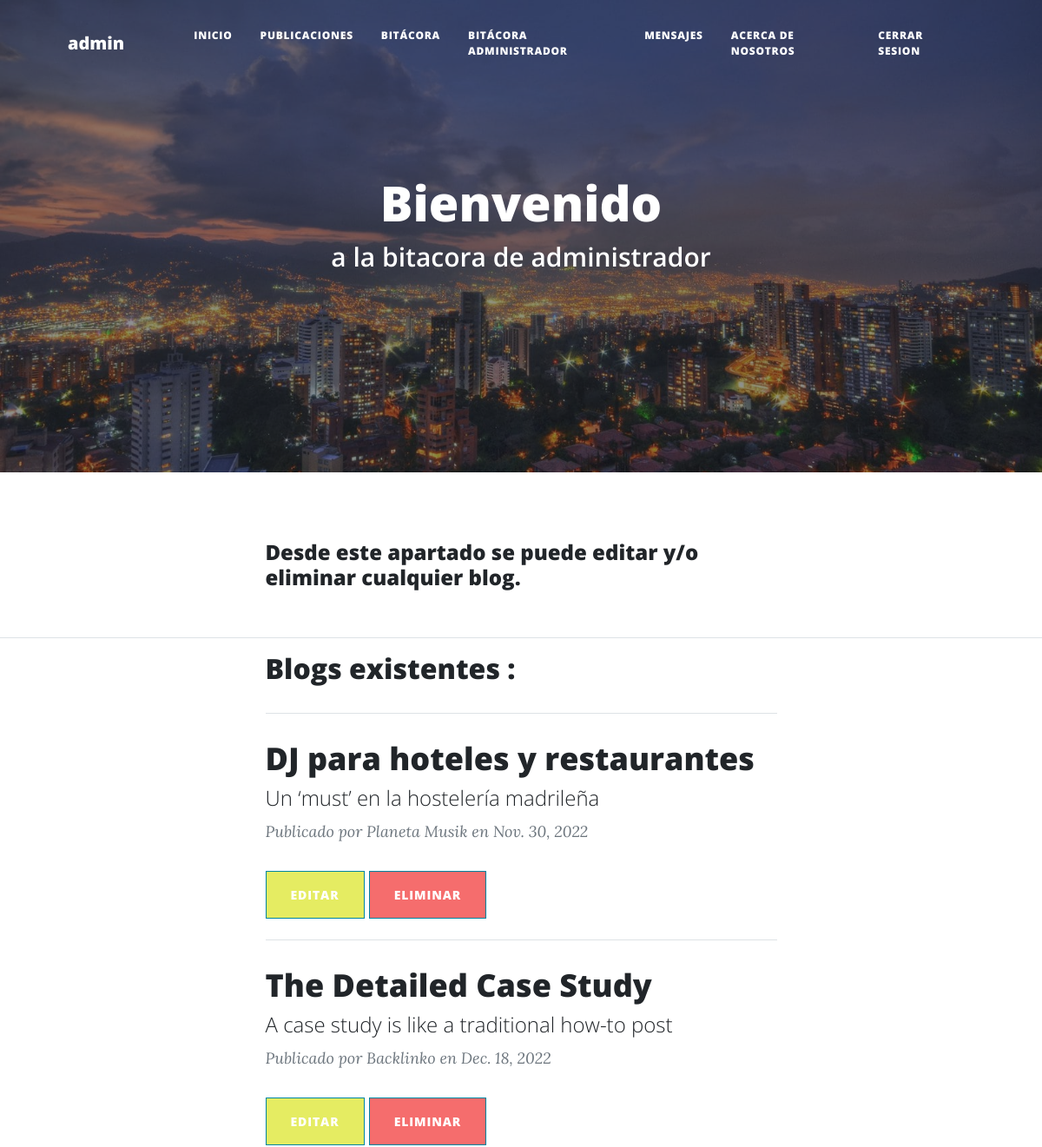
The page /bitacoraadmin (signed in, upper part) on the database as committed earlier.
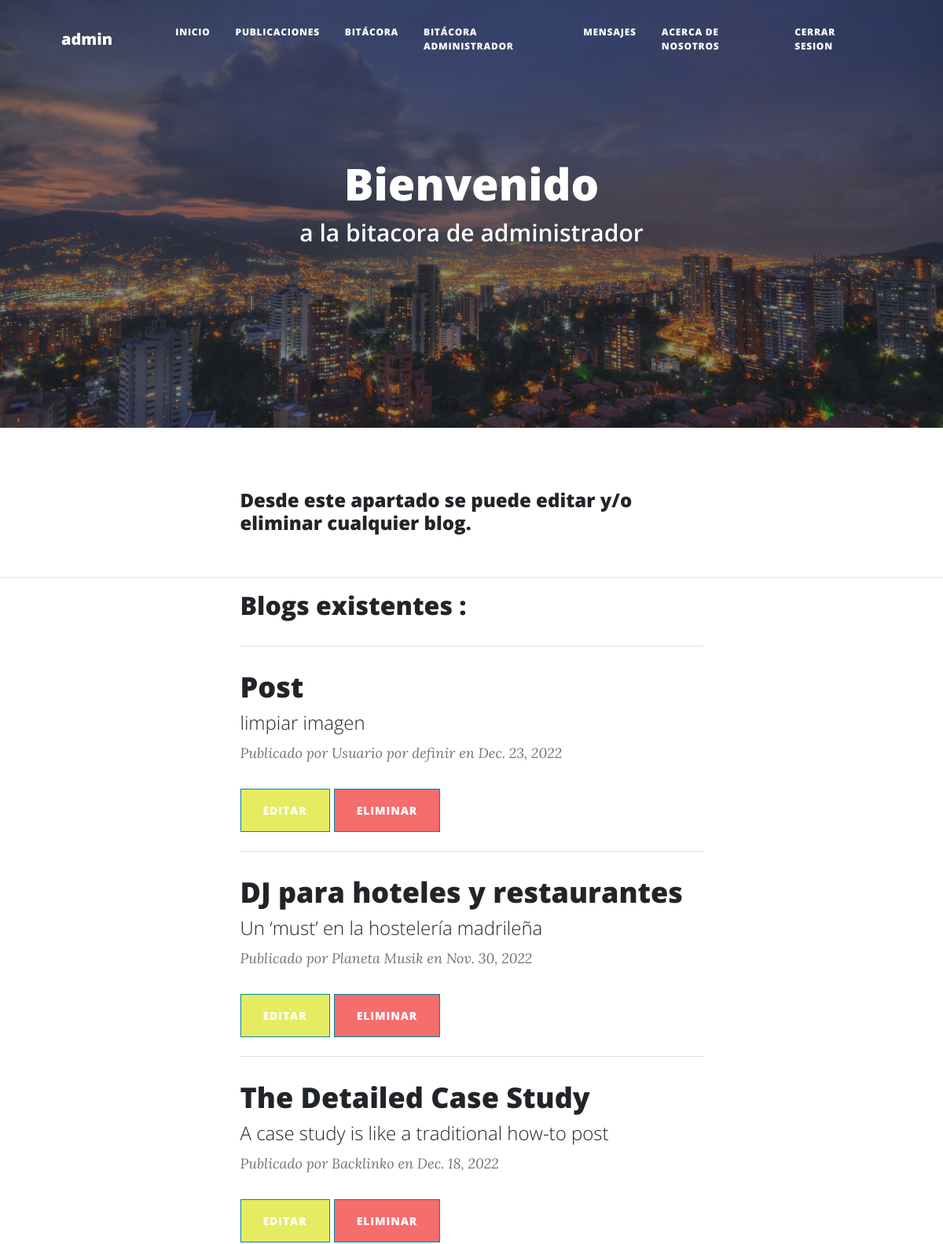
The same page on the database as committed later.
### blog/models.py (models this page shows, shortened)
class Post(models.Model):
    titulo = models.CharField(max_length=255)
    subtitulo = models.CharField(max_length=255)
    cuerpo = RichTextUploadingField() # CKEditor Rich Text Field
    imagen = models.ImageField(upload_to='media', blank=True)
    autor = models.CharField(max_length=255)
    fecha = models.DateField()

### blog/views.py (the view)
# urls.py: path("bitacoraadmin", bitacora_admin, name= "bitacora_admin"),
@ login_required
def bitacora_admin(request):
    blogs = Post.objects.all().order_by("-id") # Consulta por id, de mayor a menor (ORDER BY id DESC en SQL)
    return render(request, "bitacoraadmin.html", {"blogs": blogs, "avatar": obtenerAvatar(request)})

### usuarios/views.py (called while the page is built)
def obtenerAvatar(request):
    if request.user.is_authenticated:
        lista = Perfil.objects.filter(user=request.user)
        if len(lista)!=0:
            imagen = lista[0].avatar.url
        else:
            imagen = ""
    else:
        imagen = ""
    return imagen

### blog/templates/bitacoraadmin.html (shortened to what this page needs)
{% extends "padre.html" %}
{% load static %}
{% block encabezado %}
    <header class="masthead" style="background-image: url('../static/assets/img/medellin.jpg')">
        <div class="container position-relative px-4 px-lg-5">
            <div class="row gx-4 gx-lg-5 justify-content-center">
                <div class="col-md-10 col-lg-8 col-xl-7">
                    <div class="post-heading">
                        <h1 style="color: white; text-align: center;">Bienvenido</h1>
                        <h2 class="subheading" style="color: white; text-align: center;">a la bitacora de administrador</h2>
                    </div>
                </div>
            </div>
        </div>
    </header>
{% endblock %}
{% block contenido %}
<br>
<div class="container px-4 px-lg-5">
    <div class="row gx-4 gx-lg-5 justify-content-center">
        <div class="col-md-10 col-lg-8 col-xl-7">
            <h4>Desde este apartado se puede editar y/o eliminar cualquier blog. </h4>
        </div>
    </div>
</div>
<br>
<hr>
<div class="container px-4 px-lg-5">
    <div class="row gx-4 gx-lg-5 justify-content-center">
        <div class="col-md-10 col-lg-8 col-xl-7">
            <h2>Blogs existentes :</h2>
        </div>
    </div>
</div>
    {% if blogs %}
        <div class="container px-4 px-lg-5">
            <div class="row gx-4 gx-lg-5 justify-content-center">
                <div class="col-md-10 col-lg-8 col-xl-7">
                    {% for blog in blogs %}
                        <hr class="my-4" />
                        <div class="post-preview">
                            <a href="{% url 'post' blog.id %}">
                                <h2 class="post-title">{{ blog.titulo }}</h2>
                                <h4 class="post-subtitle">{{ blog.subtitulo }}</h3>
                            </a>
                            <p class="post-meta">
                                Publicado por {{ blog.autor }}
                                en {{ blog.fecha}}
                            </p>
                            <div>
                                <a class="btn btn-primary text-uppercase" style="background-color: rgb(229, 236, 98)" href="{% url 'edit_post' blog.id %}">Editar</a> <a class="btn btn-primary text-uppercase" style="background-color:rgb(245, 109, 109)" href="{% url 'delete' blog.id %}">Eliminar</a>
                            </div>
                        </div>
                    {% endfor %}
                </div>
            </div>
        </div>
    {% endif %}
{% endblock %}

Rows that differ between the two databases and show on the page:
added Post: titulo "Post", subtitulo "limpiar imagen", autor "Usuario por definir", fecha "Dec. 23, 2022"
